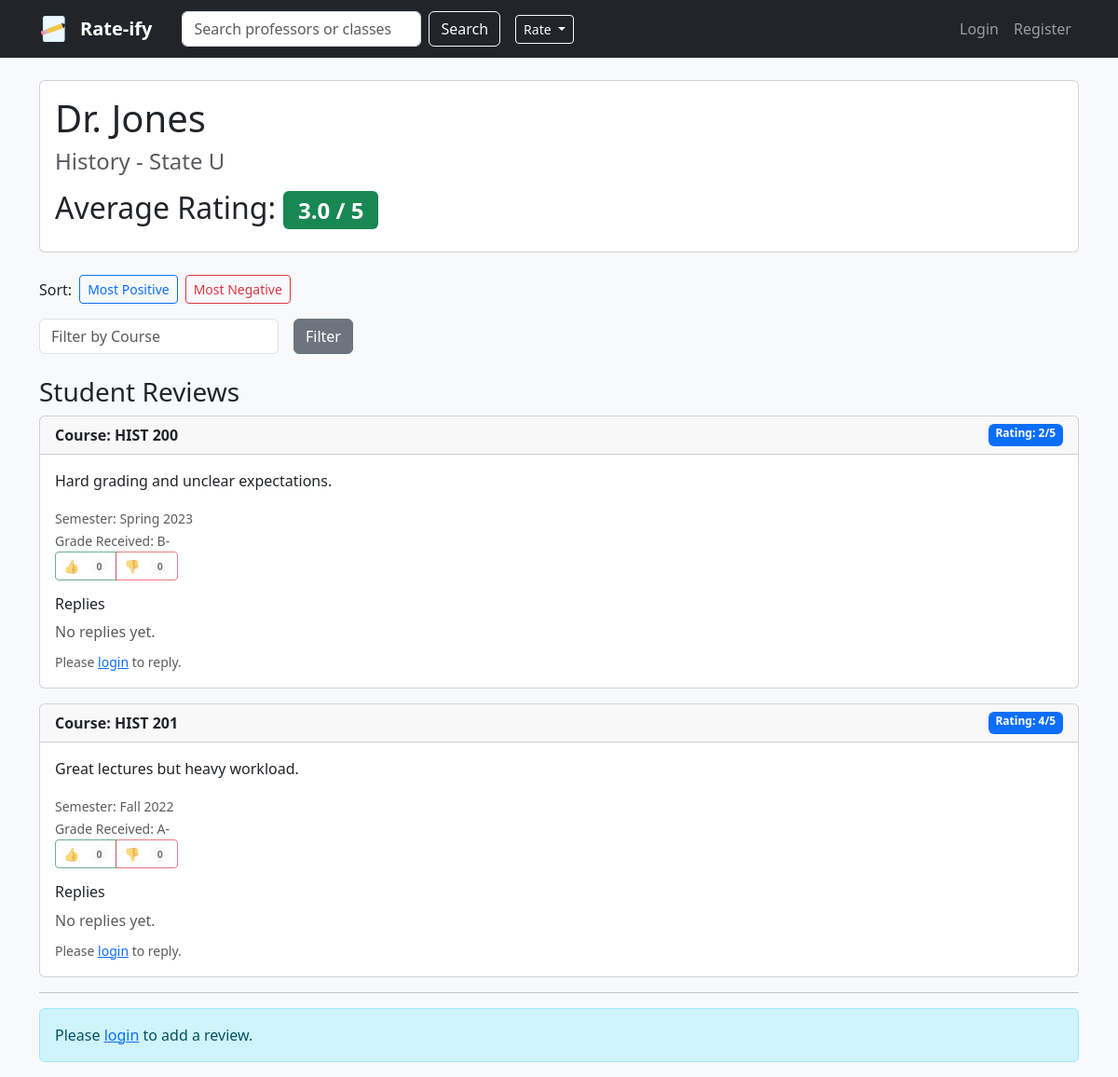
/professor/6, run on the app's committed database.
### app.py (models this page shows)
class Professor(db.Model):
    __tablename__ = 'professors'
    id = db.Column(db.Integer, primary_key=True)
    name = db.Column(db.String(100), nullable=False)
    department = db.Column(db.String(100))
    university = db.Column(db.String(100))
    user_id = db.Column(db.Integer, db.ForeignKey('users.id'), nullable=True)
    reviews = db.relationship('Review', backref='professor', lazy=True)
    user = db.relationship('User', backref='professor_profile', uselist=False)

class Review(db.Model):
    __tablename__ = 'reviews'
    id = db.Column(db.Integer, primary_key=True)
    user_id = db.Column(db.Integer, db.ForeignKey('users.id'), nullable=True)
    professor_id = db.Column(db.Integer, db.ForeignKey('professors.id'), nullable=False)
    course_code = db.Column(db.String(20), nullable=False)
    rating = db.Column(db.Integer, nullable=False)
    comment = db.Column(db.Text)
    grade = db.Column(db.String(5), nullable=True)
    semester = db.Column(db.String(10), nullable=True)
    year = db.Column(db.Integer, nullable=True)
    created_at = db.Column(db.DateTime, default=datetime.utcnow)
    votes = db.relationship('ReviewVote', backref='review', lazy=True)
    user = db.relationship('User', backref='reviews', uselist=False)
    replies = db.relationship('ReviewReply', backref='review', lazy=True)

### app.py (the view)
@app.route('/professor/<int:id>', methods=['GET', 'POST'])
def professor_detail(id):
    professor = Professor.query.get_or_404(id)
    course_filter = request.args.get('course')
    if course_filter:
        reviews = Review.query.filter_by(professor_id=id, course_code=course_filter).all()
    else:
        reviews = list(professor.reviews)
    avg_rating = 0
    if reviews:
        avg_rating = sum([r.rating for r in reviews]) / len(reviews)
    for r in reviews:
        r.likes_count = ReviewVote.query.filter_by(review_id=r.id, vote_type=1).count()
        r.dislikes_count = ReviewVote.query.filter_by(review_id=r.id, vote_type=-1).count()
        if current_user.is_authenticated:
            v = ReviewVote.query.filter_by(review_id=r.id, user_id=current_user.id).first()
            r.user_vote = v.vote_type if v else 0
        else:
            r.user_vote = 0
        r.replies_list = ReviewReply.query.filter_by(review_id=r.id).order_by(ReviewReply.created_at.asc()).all()
    sort = request.args.get('sort', '')
    if sort == 'most_positive':
        reviews.sort(key=lambda r: (r.rating, r.likes_count, r.created_at), reverse=True)
    elif sort == 'most_negative':
        reviews.sort(key=lambda r: (r.rating, -r.dislikes_count, r.created_at))
    return render_template('professor_detail.html', professor=professor, reviews=reviews, avg_rating=round(avg_rating, 1), sort=sort)

### templates/professor_detail.html (shortened to what this page needs)
{% extends "base.html" %}
{% block content %}
<div class="card mb-4">
    <div class="card-body">
        <h1>{{ professor.name }}</h1>
        <h4 class="text-muted">{{ professor.department }} - {{ professor.university }}</h4>
        <h2 class="mt-3">Average Rating: <span class="badge bg-success">{{ avg_rating }} / 5</span></h2>
    </div>
</div>
<div class="d-flex align-items-center mb-3">
  <div class="me-2">Sort:</div>
  <a href="{{ url_for('professor_detail', id=professor.id, sort='most_positive', course=request.args.get('course')) }}" class="btn btn-sm {% if sort == 'most_positive' %}btn-primary{% else %}btn-outline-primary{% endif %}">Most Positive</a>
  <a href="{{ url_for('professor_detail', id=professor.id, sort='most_negative', course=request.args.get('course')) }}" class="btn btn-sm ms-2 {% if sort == 'most_negative' %}btn-danger{% else %}btn-outline-danger{% endif %}">Most Negative</a>
</div>
<form method="GET" action="{{ url_for('professor_detail', id=professor.id) }}" class="row g-3 mb-4">
    <div class="col-auto">
        <input type="text" name="course" class="form-control"
               placeholder="Filter by Course"
               value="{{ request.args.get('course', '') }}">
    </div>
    <div class="col-auto">
        <button type="submit" class="btn btn-secondary">Filter</button>
    </div>
</form>
<h3>Student Reviews</h3>
{% for review in reviews %}
<div class="card mb-3">
    <div class="card-header d-flex justify-content-between">
        <strong>Course: {{ review.course_code }}</strong>
        <span class="badge bg-primary">Rating: {{ review.rating }}/5</span>
    </div>
    <div class="card-body">
        <p class="card-text">{{ review.comment }}</p>
        {% if review.semester and review.year %}
            <div><small class="text-muted">Semester: {{ review.semester }} {{ review.year }}</small></div>
        {% endif %}
        {% if review.grade %}
            <div><small class="text-muted">Grade Received: {{ review.grade }}</small></div>
        {% endif %}
        <div class="btn-group" role="group">
            {% if current_user.is_authenticated %}
                <button id="like-btn-{{ review.id }}" type="button" class="btn {% if review.user_vote == 1 %}btn-success{% else %}btn-outline-success{% endif %} btn-sm" onclick="vote({{ review.id }}, 1)">
                    👍 <span id="likes-{{ review.id }}">{{ review.likes_count }}</span>
                </button>
                <button id="dislike-btn-{{ review.id }}" type="button" class="btn {% if review.user_vote == -1 %}btn-danger{% else %}btn-outline-danger{% endif %} btn-sm" onclick="vote({{ review.id }}, -1)">
                    👎 <span id="dislikes-{{ review.id }}">{{ review.dislikes_count }}</span>
                </button>
            {% else %}
                <button id="like-btn-{{ review.id }}" type="button" class="btn btn-outline-success btn-sm" disabled>
                    👍 <span id="likes-{{ review.id }}" class="badge bg-light text-dark ms-2">{{ review.likes_count }}</span>
                </button>
                <button id="dislike-btn-{{ review.id }}" type="button" class="btn btn-outline-danger btn-sm" disabled>
                    👎 <span id="dislikes-{{ review.id }}" class="badge bg-light text-dark ms-2">{{ review.dislikes_count }}</span>
                </button>
            {% endif %}
        </div>
        <div class="mt-3">
            <h6>Replies</h6>
            {% if review.replies_list and review.replies_list|length > 0 %}
                {% for reply in review.replies_list %}
                    <div class="border rounded p-2 mb-2 bg-white">
                        <div class="d-flex justify-content-between">
                            <div><strong>Anonymous</strong></div>
                            <small class="text-muted">{{ reply.created_at.strftime('%Y-%m-%d %H:%M') }}</small>
                        </div>
                        <div>{{ reply.comment }}</div>
                    </div>
                {% endfor %}
            {% else %}
                <div class="text-muted">No replies yet.</div>
            {% endif %}
            {% if current_user.is_authenticated %}
                <form method="POST" action="{{ url_for('add_reply', review_id=review.id) }}" class="mt-2">
                    <div class="mb-2">
                        <textarea name="reply_comment" rows="2" class="form-control" placeholder="Write a reply..." required></textarea>
                    </div>
                    <button type="submit" class="btn btn-sm btn-secondary">Reply</button>
                </form>
            {% else %}
                <div class="mt-2"><small class="text-muted">Please <a href="{{ url_for('login') }}">login</a> to reply.</small></div>
            {% endif %}
        </div>
    </div>
</div>
{% else %}
    <p>No reviews yet. Be the first!</p>
{% endfor %}
<hr>
{% if current_user.is_authenticated %}
<div class="card bg-light">
    <div class="card-body">
        <h4>Write a Review</h4>
        <form method="POST" action="{{ url_for('add_review', id=professor.id) }}">
            <div class="mb-3">
                <label>Course Code</label>
                <input type="text" name="course" class="form-control" required placeholder="e.g. MATH 201">
            </div>
            <div class="row mb-3">
                <div class="col-md-4">
                    <label>Semester</label>
                    <select name="semester" class="form-select">
                        <option value="">--</option>
                        <option value="Fall">Fall</option>
                        <option value="Spring">Spring</option>
                        <option value="Summer">Summer</option>
                    </select>
                </div>
                <div class="col-md-4">
                    <label>Year</label>
                    <input type="number" name="year" min="1970" max="2100" class="form-control" placeholder="2024">
                </div>
                <div class="col-md-4">
                    <label>Grade (optional)</label>
                    <input type="text" name="grade" class="form-control" placeholder="A, A-, B+">
                </div>
            </div>
            <div class="mb-3">
                <label>Rating (1-5)</label>
                <select name="rating" class="form-select">
                    <option value="5">5 - Excellent</option>
                    <option value="4">4 - Good</option>
                    <option value="3">3 - Average</option>
                    <option value="2">2 - Poor</option>
                    <option value="1">1 - Terrible</option>
                </select>
            </div>
            <div class="mb-3">
                <label>Comment</label>
                <textarea name="comment" class="form-control" rows="3"></textarea>
            </div>
            <button type="submit" class="btn btn-success">Submit Review</button>
        </form>
    </div>
</div>
{% else %}
    <div class="alert alert-info">Please <a href="{{ url_for('login') }}">login</a> to add a review.</div>
{% endif %}
{% endblock %}

### data on the page
Professor: name "Dr. Jones", department "History", university "State U"
Review: course_code "HIST 200", rating "2", comment "Hard grading and unclear expectations.", semester "Spring", year "2023", grade "B-", likes_count "0", dislikes_count "0"
Review: course_code "HIST 201", rating "4", comment "Great lectures but heavy workload.", semester "Fall", year "2022", grade "A-", likes_count "0", dislikes_count "0"

### other printed values
{{ avg_rating }} "3.0"
